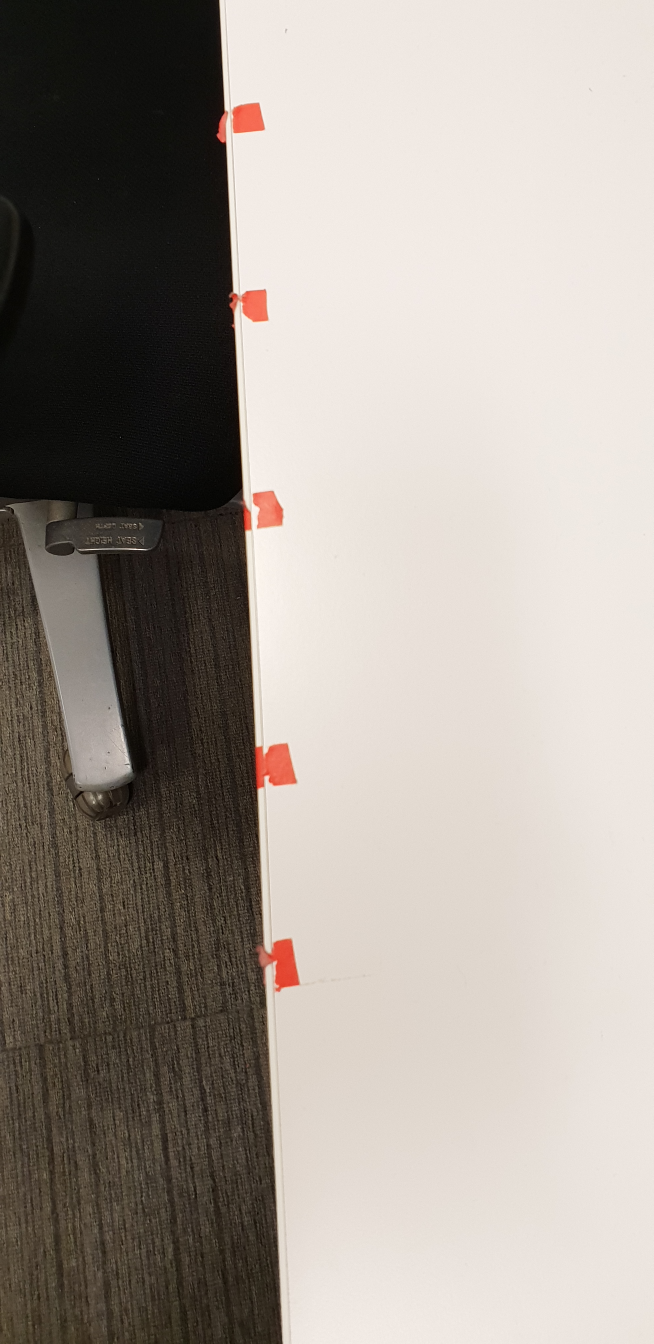
#> input picture Vision Testing/reddots.jpg, 1960 x 4032 px (shown at 1/3 size)
$ python color_thresh.py
#> lines starting #> are read from the running program, lines starting #| are printed output that depends on the picture; after the words box and inside, x2 and y2 are one past the last pixel; in counts of white or black regions, pixels touching at a corner belong together
#!/usr/bin/env python
import cv2
import numpy as np


frame = cv2.imread('reddots.jpg')
#> frame is the input picture: shape (4032, 1960, 3); mean B, G, R 149.3, 156.8, 164.7
hsv = cv2.cvtColor(frame, cv2.COLOR_BGR2HSV)
#> hsv: shape (4032, 1960, 3); mean H, S, V 16.6, 37.2, 164.7

lower_red = np.array([30,150,50])
upper_red = np.array([255,255,180])

mask = cv2.inRange(hsv, lower_red, upper_red)
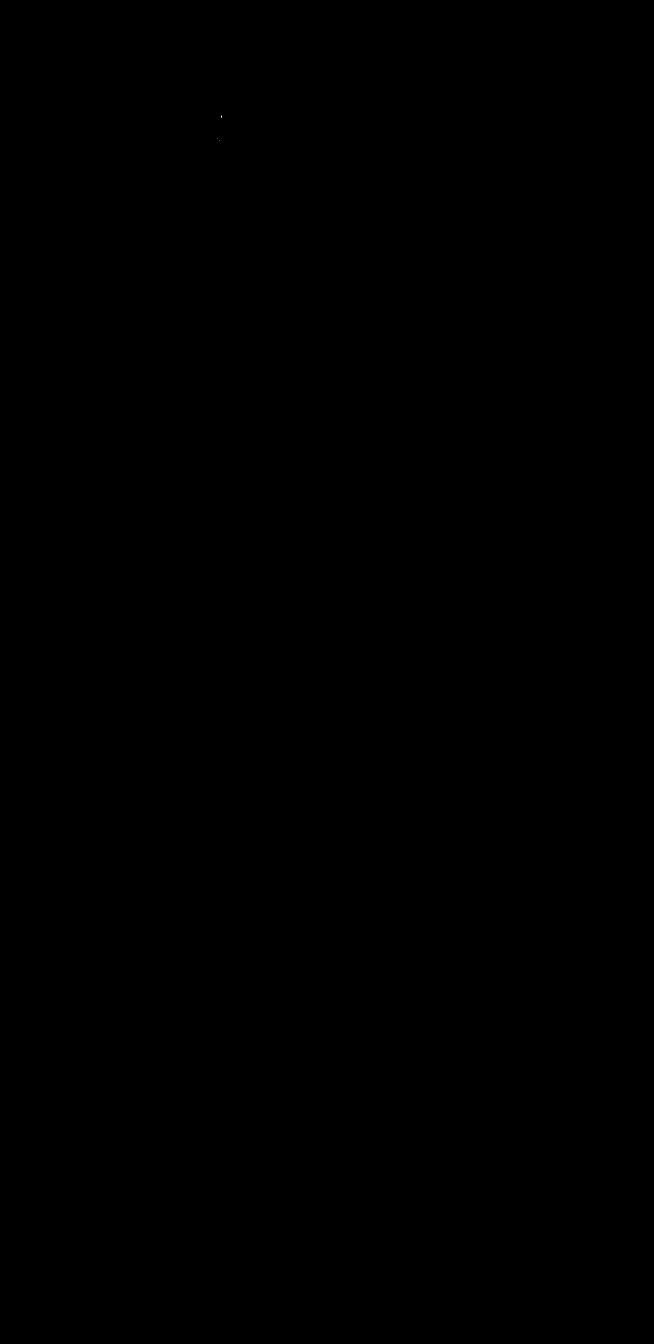
#> mask: shape (4032, 1960) (shown at 1/3 size); 0% white in thin lines or dots, all inside (x1, y1, x2, y2) = (651, 347, 666, 423)
res = cv2.bitwise_and(frame,frame, mask= mask)

cv2.imshow('frame',frame)
cv2.imshow('mask',mask)
cv2.imshow('res',res)
cv2.waitKey(0)
#> (the run stopped early here; a loop or call above may not have finished)
